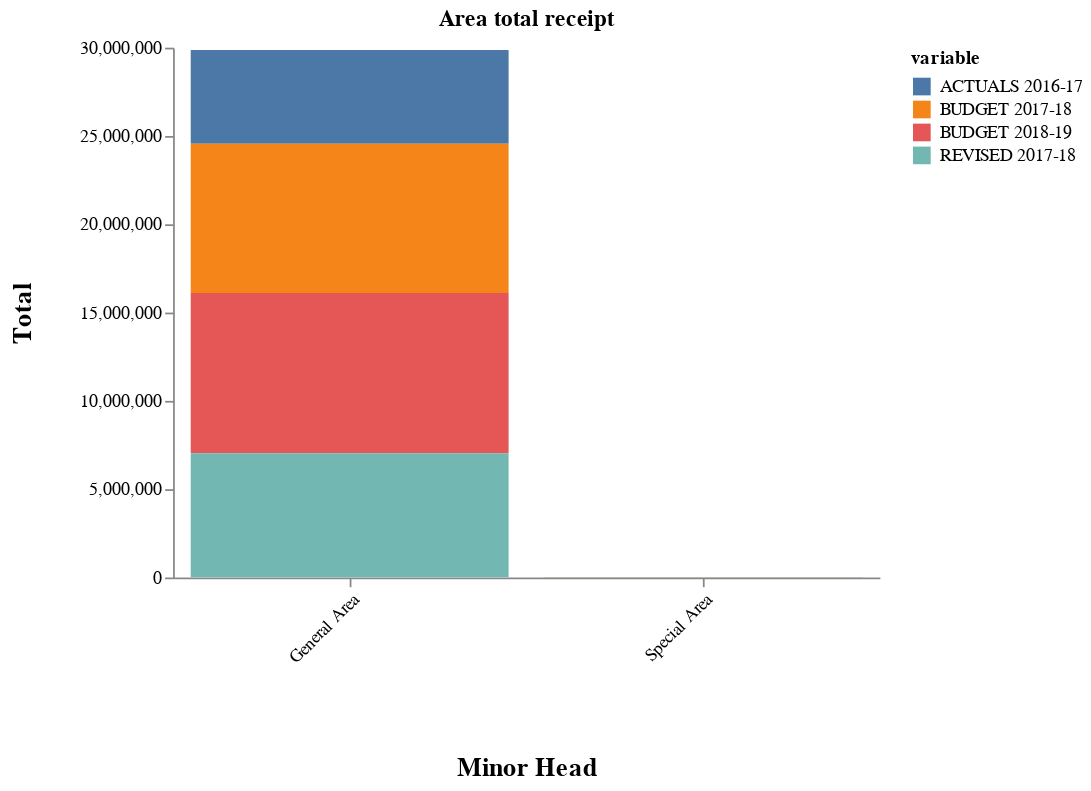

Notebook cell for this chart:
### Code cell
df = pd.DataFrame({
    'index': groupby_Area['Area'],
    'BUDGET 2018-19': groupby_Area['BUDGET_2018_19'],
    'REVISED 2017-18' : groupby_Area['REVISED_2017_18'],
    'BUDGET 2017-18': groupby_Area['BUDGET_2017_18'],
    'ACTUALS 2016-17': groupby_Area['ACTUALS_2016_17']
})

alt.Chart(df.melt('index')).mark_bar().encode(
    alt.X('index:N', axis=alt.Axis(title='Area'), sort = alt.EncodingSortField(field = 'value',op = 'sum', order = 'descending')),
    alt.Y('value:Q', axis=alt.Axis(title='Total', grid=False)),
    color=alt.Color('variable:N'),
    tooltip=['value:Q', 'index:N', 'variable:N']
).configure_view(
    stroke='transparent'
    
).configure_axisX(
     labelAngle = 315,
    titlePadding = 50,
    titleFontSize = 15
    
).configure_axisY(
    titlePadding = 25,
    titleFontSize = 15
).properties(
    title='Area total receipt'
).interactive()

### Figure 1 — Vega-Lite specification as saved in the notebook (floating-point values rounded to 4 significant figures)
{"$schema": "https://vega.github.io/schema/vega-lite/v2.6.0.json", "config": {"axisX": {"labelAngle": 315, "titleFontSize": 15, "titlePadding": 50}, "axisY": {"titleFontSize": 15, "titlePadding": 25}, "view": {"height": 300, "stroke": "transparent", "width": 400}}, "data": {"name": "data-cafdc5fb13abbcf87cd688975ff4e9b7"}, "datasets": {"data-cafdc5fb13abbcf87cd688975ff4e9b7": [{"index": "General Area", "value": 5307000.0, "variable": "ACTUALS 2016-17"}, {"index": "Special Area", "value": 8058.0, "variable": "ACTUALS 2016-17"}, {"index": "General Area", "value": 8463000.0, "variable": "BUDGET 2017-18"}, {"index": "Special Area", "value": 10440.0, "variable": "BUDGET 2017-18"}, {"index": "General Area", "value": 9066000.0, "variable": "BUDGET 2018-19"}, {"index": "Special Area", "value": 1571.0, "variable": "BUDGET 2018-19"}, {"index": "General Area", "value": 7036000.0, "variable": "REVISED 2017-18"}, {"index": "Special Area", "value": 3887.0, "variable": "REVISED 2017-18"}]}, "encoding": {"color": {"field": "variable", "type": "nominal"}, "tooltip": [{"field": "value", "type": "quantitative"}, {"field": "index", "type": "nominal"}, {"field": "variable", "type": "nominal"}], "x": {"axis": {"title": "Minor Head"}, "field": "index", "sort": {"field": "value", "op": "sum", "order": "descending"}, "type": "nominal"}, "y": {"axis": {"grid": false, "title": "Total"}, "field": "value", "type": "quantitative"}}, "mark": "bar", "selection": {"selector060": {"bind": "scales", "encodings": ["x", "y"], "mark": {"fill": "#333", "fillOpacity": 0.125, "stroke": "white"}, "on": "[mousedown, window:mouseup] > window:mousemove!", "resolve": "global", "translate": "[mousedown, window:mouseup] > window:mousemove!", "type": "interval", "zoom": "wheel!"}}, "title": "Area total receipt"}
